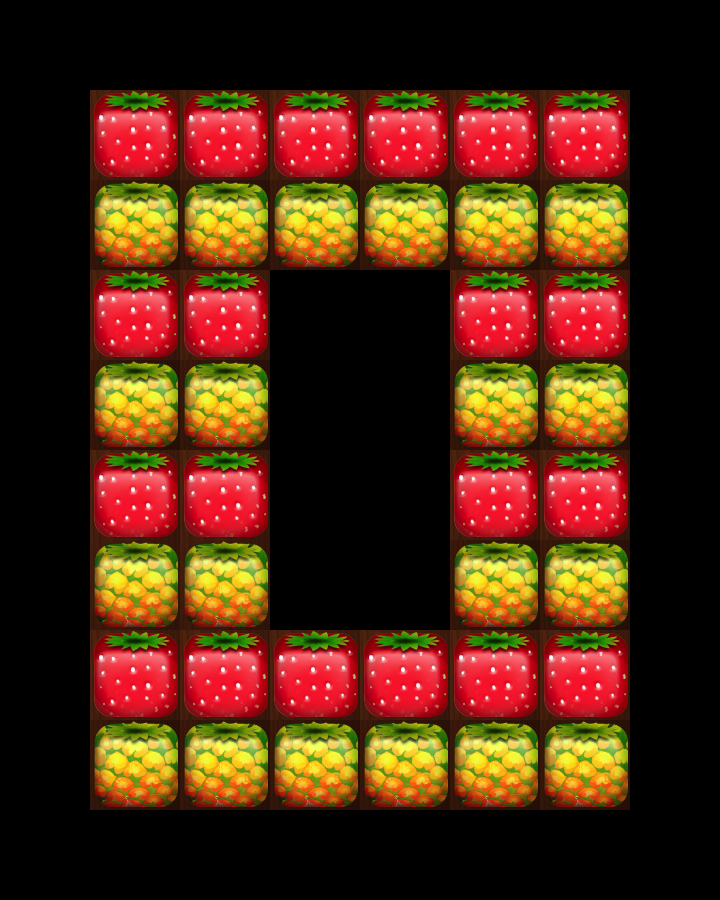

Rendered tile map (Tiled .tmx) drawn with the repository's tilesets; below, a short description and the map source with its tile grids summarised:
An orthogonal 8x10 tile map with 90x90 px tiles, 1 tile layer (gamelayer).

<map version="1.0" orientation="orthogonal" width="8" height="10" tilewidth="90" tileheight="90">
 <tileset firstgid="1" name="fruitblock" tilewidth="90" tileheight="90">
  <image source="fruitblock.png" width="180" height="180" />
 </tileset>
 <layer name="gamelayer" width="8" height="10">
  <data>[80 cells, 40 non-empty, 3 distinct tile ids]</data>
 </layer>
</map>
